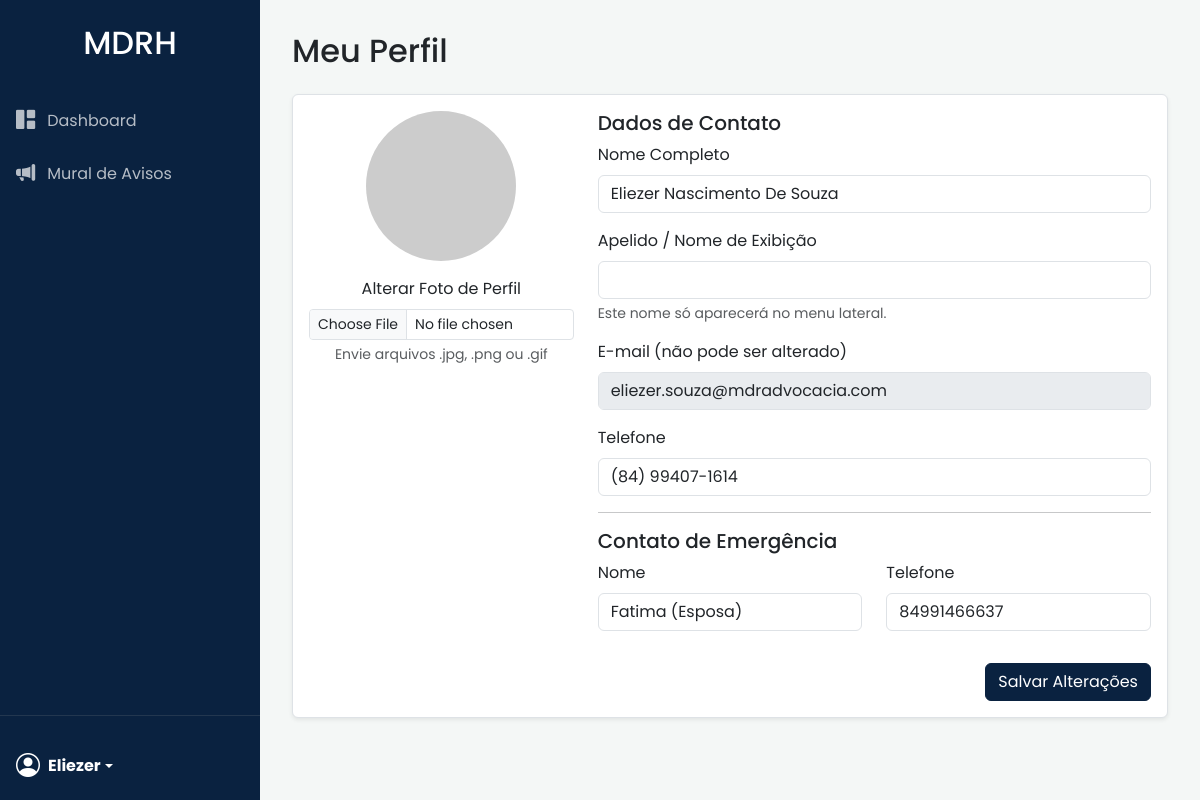
Screenshot of /perfil/editar (signed in) with the database file from the repository.
### app/models.py (models this page shows)
class Funcionario(db.Model):
    __tablename__ = 'funcionario'
    id = db.Column(db.Integer, primary_key=True)
    nome = db.Column(db.String(120), nullable=False)
    cpf = db.Column(db.String(14), unique=True, nullable=False)
    email = db.Column(db.String(120), nullable=False)
    telefone = db.Column(db.String(20))
    cargo = db.Column(db.String(100))
    setor = db.Column(db.String(100))
    data_nascimento = db.Column(db.Date)
    contato_emergencia_nome = db.Column(db.String(120))
    contato_emergencia_telefone = db.Column(db.String(20))
    foto_perfil = db.Column(db.String(255), nullable=True)
    apelido = db.Column(db.String(50), nullable=True)
    sistemas = db.relationship('Sistema', secondary=funcionario_sistemas, lazy='subquery',
                               backref=db.backref('funcionarios', lazy=True))

### app/perfil.py (the view, shortened to what this page needs)
@perfil_bp.route('/editar', methods=['GET', 'POST'])
@login_required
def editar_perfil():
    funcionario = current_user.funcionario
    return render_template('perfil/editar_perfil.html', funcionario=funcionario)

### app/models.py (called while the page is built)
    def tem_permissao(self, nome_permissao):
        if isinstance(nome_permissao, list):
            return any(p.nome in nome_permissao for p in self.permissoes)
        return any(p.nome == nome_permissao for p in self.permissoes)

### templates/perfil/editar_perfil.html (shortened to what this page needs)
{% extends "base.html" %}
{% block content %}
<h1 class="h2 mb-4">Meu Perfil</h1>
<div class="card shadow-sm">
    <div class="card-body">
        <form method="POST" enctype="multipart/form-data">
            <div class="row">
                <div class="col-md-4 text-center">
                    {% if funcionario.foto_perfil %}
                        <img src="{{ url_for('perfil.uploaded_file', filename=funcionario.foto_perfil) }}" class="img-fluid rounded-circle mb-3" style="width: 150px; height: 150px; object-fit: cover;">
                    {% else %}
                        <img src="https://via.placeholder.com/150" class="img-fluid rounded-circle mb-3">
                    {% endif %}
                    <label for="foto_perfil" class="form-label">Alterar Foto de Perfil</label>
                    <input class="form-control form-control-sm" type="file" id="foto_perfil" name="foto_perfil">
                    <div class="form-text">Envie arquivos .jpg, .png ou .gif</div>
                </div>
                <div class="col-md-8">
                    <h5>Dados de Contato</h5>
                    <div class="mb-3">
                        <label for="nome" class="form-label">Nome Completo</label>
                        <input type="text" class="form-control" id="nome" name="nome" value="{{ funcionario.nome }}" required>
                    </div>
                     <div class="mb-3">
                        <label for="apelido" class="form-label">Apelido / Nome de Exibição</label>
                        <input type="text" class="form-control" id="apelido" name="apelido" value="{{ funcionario.apelido or '' }}">
                        <div class="form-text">Este nome só aparecerá no menu lateral.</div>
                    </div>
                    <div class="mb-3">
                        <label for="email" class="form-label">E-mail (não pode ser alterado)</label>
                        <input type="email" class="form-control" id="email" value="{{ funcionario.email }}" disabled>
                    </div>
                    <div class="mb-3">
                        <label for="telefone" class="form-label">Telefone</label>
                        <input type="text" class="form-control" id="telefone" name="telefone" value="{{ funcionario.telefone or '' }}">
                    </div>
                    <hr>
                    <h5>Contato de Emergência</h5>
                    <div class="row">
                        <div class="col-md-6 mb-3">
                            <label for="contato_emergencia_nome" class="form-label">Nome</label>
                            <input type="text" class="form-control" id="contato_emergencia_nome" name="contato_emergencia_nome" value="{{ funcionario.contato_emergencia_nome or '' }}">
                        </div>
                        <div class="col-md-6 mb-3">
                            <label for="contato_emergencia_telefone" class="form-label">Telefone</label>
                            <input type="text" class="form-control" id="contato_emergencia_telefone" name="contato_emergencia_telefone" value="{{ funcionario.contato_emergencia_telefone or '' }}">
                        </div>
                    </div>
                    <div class="d-flex justify-content-end mt-3">
                        <button type="submit" class="btn btn-brand">Salvar Alterações</button>
                    </div>
                </div>
            </div>
        </form>
    </div>
</div>
{% endblock %}

### templates/base.html (shortened to what this page needs)
<!DOCTYPE html>
<html lang="pt-br">
<head>
    <link href="https://cdn.jsdelivr.net/npm/bootstrap@5.3.3/dist/css/bootstrap.min.css" rel="stylesheet">
    <link rel="stylesheet" href="https://cdn.jsdelivr.net/npm/bootstrap-icons@1.11.3/font/bootstrap-icons.min.css">
    <link rel="stylesheet" href="{{ url_for('static', filename='custom_style.css') }}">
</head>
<body>
    <div class="d-flex flex-column flex-shrink-0 sidebar">
        <div class="sidebar-header">
            <h2>MDRH</h2>
        </div>
        <ul class="nav nav-pills flex-column mb-auto">
            <li class="nav-item">
                <a href="{{ url_for('main.index') }}" class="nav-link {% if request.endpoint == 'main.index' %}active{% endif %}">
                    <i class="bi bi-grid-1x2-fill"></i> Dashboard
                </a>
            </li>
            <li>
                <a href="{{ url_for('main.listar_avisos') }}" class="nav-link {% if 'aviso' in request.endpoint %}active{% endif %}">
                    <i class="bi bi-megaphone-fill"></i> Mural de Avisos
                </a>
            </li>
        </ul>
        <hr class="text-secondary">
        <div class="dropdown">
            <a href="#" class="d-flex align-items-center text-white text-decoration-none dropdown-toggle p-3" id="dropdownUser1" data-bs-toggle="dropdown" aria-expanded="false">
                {% if current_user.is_authenticated and current_user.funcionario.foto_perfil %}
                    <img src="{{ url_for('perfil.uploaded_file', filename=current_user.funcionario.foto_perfil) }}" alt="Foto de Perfil" width="32" height="32" class="rounded-circle me-2" style="object-fit: cover;">
                {% else %}
                    <i class="bi bi-person-circle fs-4 me-2"></i>
                {% endif %}
                <strong>{{ current_user.funcionario.apelido or current_user.funcionario.nome.split()[0] }}</strong>
            </a>
        </div>
    </div>
    <main class="content">
        {% block content %}{% endblock %}
    </main>
</body>
</html>

### static/custom_style.css (style rules this page uses)
:root { --cor-primaria: #0a2240; --cor-acento: #c5a47e; --cor-fundo: #f4f7f6; --cor-superficie: #ffffff; --cor-texto-principal: #333333; --cor-texto-secundario: #555555; --cor-borda: #dee2e6; }
body { font-family: 'Poppins', sans-serif; display: flex; background-color: var(--cor-fundo); }
.sidebar { width: 260px; min-height: 100vh; background-color: var(--cor-primaria); color: #fff; }
.sidebar .sidebar-header { padding: 1.5rem 1rem; text-align: center; }
.sidebar .nav-link { color: rgba(255, 255, 255, 0.7); padding: 0.75rem 1rem; display: flex; align-items: center; transition: all 0.2s ease-in-out; }
.sidebar .nav-link .bi { margin-right: 12px; font-size: 1.2rem; }
.sidebar .dropdown-toggle { color: #fff; }
.content { flex-grow: 1; padding: 2rem; }
.card { border: 1px solid var(--cor-borda); box-shadow: 0 2px 10px rgba(0,0,0,0.05); }
.btn-brand { background-color: var(--cor-primaria); border-color: var(--cor-primaria); color: #fff; }

### rows the page displays
Funcionario: funcionario "Eliezer", nome "Eliezer Nascimento De Souza", email "eliezer.souza@mdradvocacia.com", telefone "(84) 99407-1614", contato_emergencia_nome "Fatima (Esposa)", contato_emergencia_telefone "84991466637"
